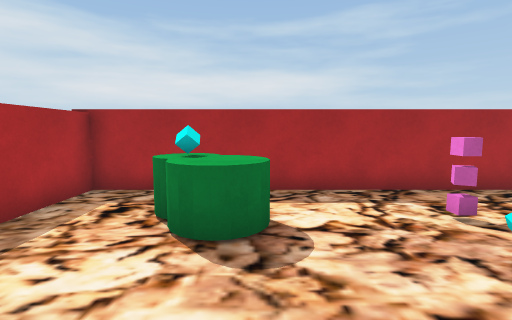
view 1 (above)

16 first-person views from a walk through a 3-D level made in the Unity game engine. The camera is 1.5 m above the floor, tilts 6° down and sees 85° across. The floor is counted in squares, 1 m on a side. Each view is taken from the middle of a square. On the plan, view 1 faces up. The plan holds only what a view shows up to about 14 squares ahead; the rest is blank. The place goes on beyond the plan. The player character is not drawn.

view 2
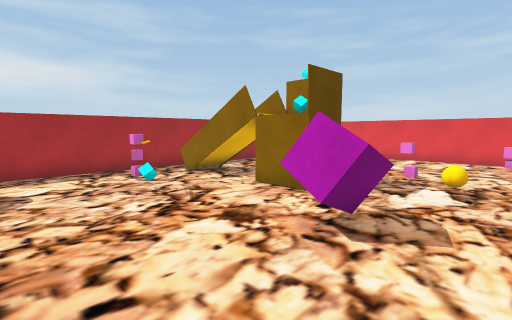

view 3
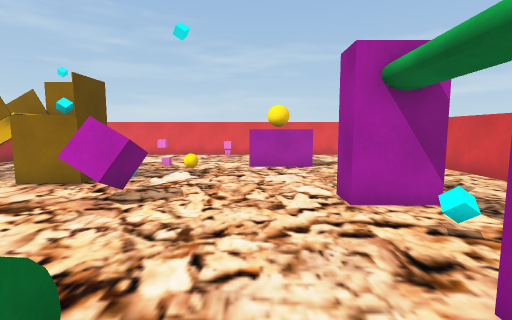

view 4
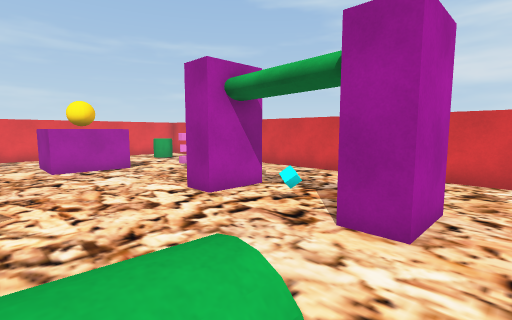

view 5
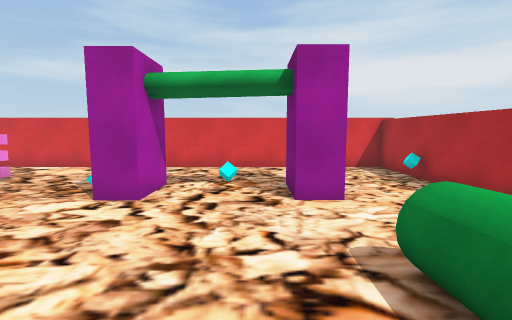

view 6
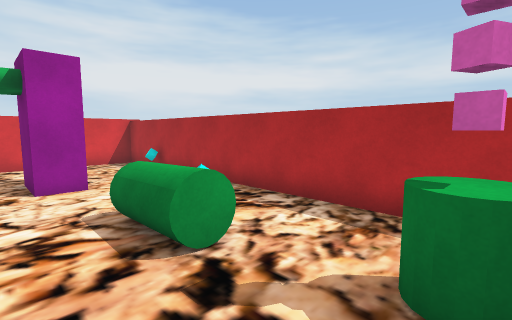

view 7
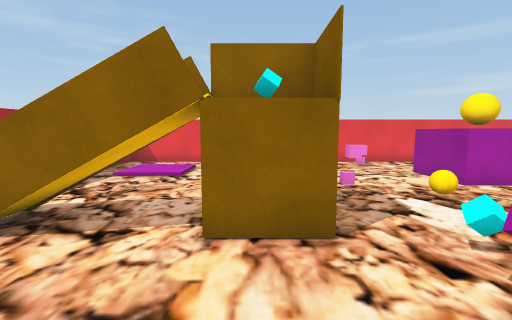

view 8
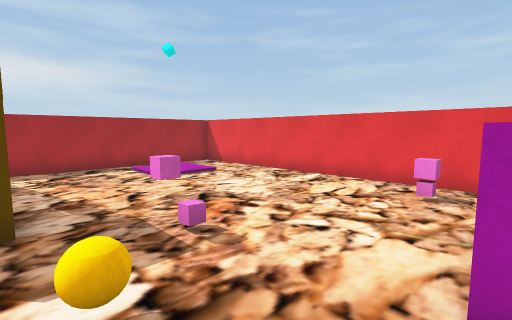

view 9
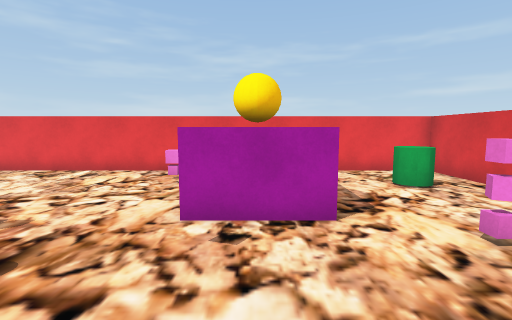

view 10
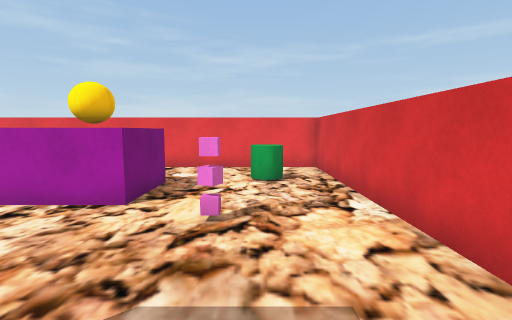

view 11
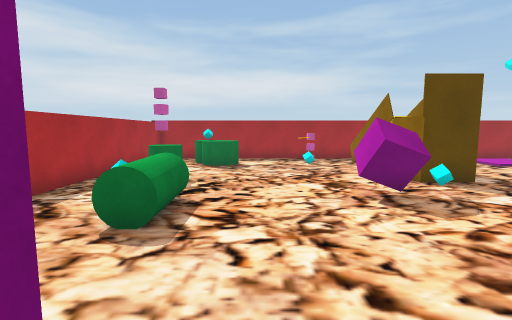

view 12
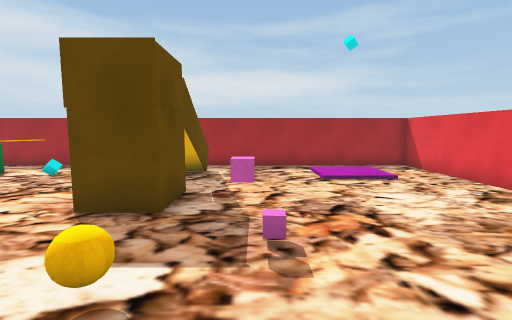

view 13
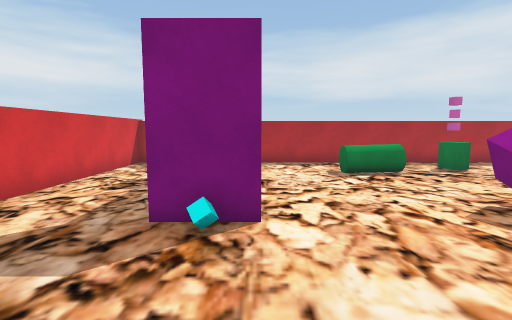

view 14
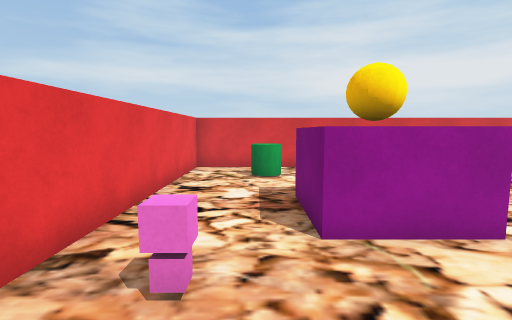

view 15
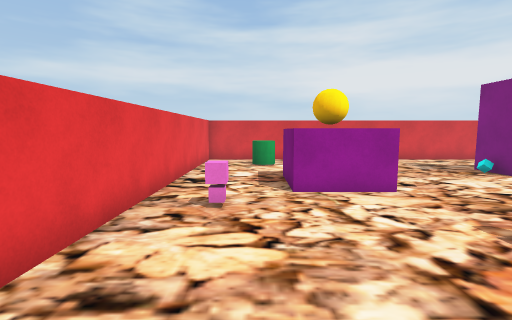

view 16
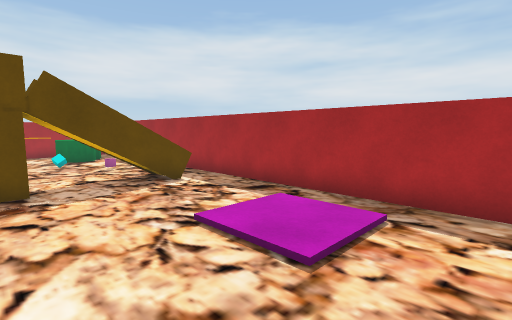

### Floor plan
Key: @ floor where view 1 was taken; # wall or solid block; . main floor; : floor 0.25 m higher than the main floor; / step, stairs or slope; = window, fence, low wall or low ledge; C green cylinder; T thing the floor can be seen under or through; B brown block; U cube; A ball; L block; O other object.
Columns run from 4 left of view 1 to 16 right of it. Each row starts with its distance up from view 1.
  7 #####################
  6 #.........==........#
  5 #.COC..OO.==.../::..#
  4 #..CC.....TT.../::..#
  3 #......#..TT........#
  2 #......#..TT........#
  1 #.CC......BB........#
  0 #.C.@.....BB........#
 -1 #.......U....O......#
 -2 #..O...UUO..........#
 -3 #..O.......AA.....O.#
 -4 #..O................#
 -5 #.............###...#
 -6 #.............###...#
 -7 #..LL...#.....###...#
 -8 #..LL.O.#O..........#
 -9 #..LL........O......#
-10 #...............  ..#
-11 #................C..#
-12 #...................#
-13 #####################

Positions as (right, up) in squares from view 1, and headings:
1: (0, 0), facing up
2: (0, -4), facing up-right
3: (-2, -5), facing right
4: (-2, -3), facing down-right
5: (1, -1), facing down
6: (1, 1), facing down-left
7: (2, 1), facing right
8: (7, -5), facing up-right
9: (5, -6), facing right
10: (4, -10), facing right
11: (1, -8), facing up
12: (9, -5), facing up
13: (9, -7), facing left
14: (13, -1), facing down
15: (13, 2), facing down
16: (15, 1), facing up-left
